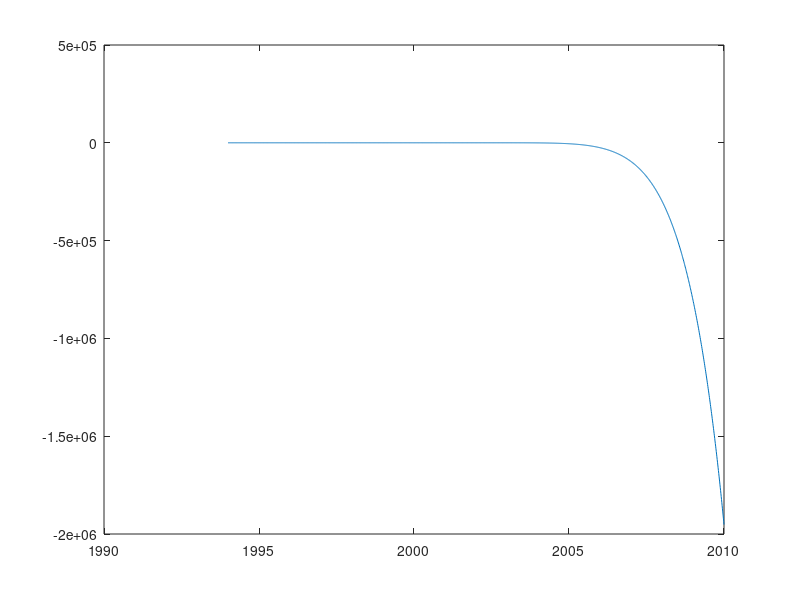

Source code (MATLAB):
x = [1994:0.01:2010];
y = 67.052000000000007 + 0.955999999999989.*(x-1994) + 0.419500000000006.*(x-1994).*(x-1995) - 0.068833333333335.*(x-1994).*(x-1995).*(x-1996) - 0.035750000000000.*(x-1994).*(x-1995).*(x-1996).*(x-1997) + 0.002175000000000.*(x-1994).*(x-1995).*(x-1996).*(x-1997).*(x-1998)+0.012305555555556.*(x-1994).*(x-1995).*(x-1996).*(x-1997).*(x-1998).*(x-1999) -0.007915079365079.*(x-1994).*(x-1995).*(x-1996).*(x-1997).*(x-1998).*(x-1999).*(x-2000)+0.002864608134921.*(x-1994).*(x-1995).*(x-1996).*(x-1997).*(x-1998).*(x-1999).*(x-2000).*(x-2001) -0.000735245811287.*(x-1994).*(x-1995).*(x-1996).*(x-1997).*(x-1998).*(x-1999).*(x-2000).*(x-2001).*(x-2002);


plot(x,y)